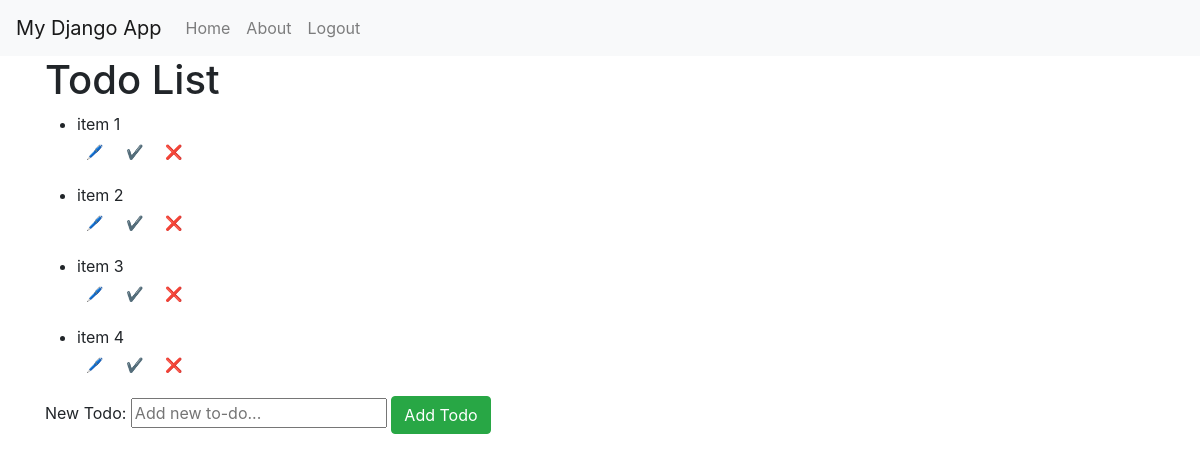
The app's page / (signed in), older data.
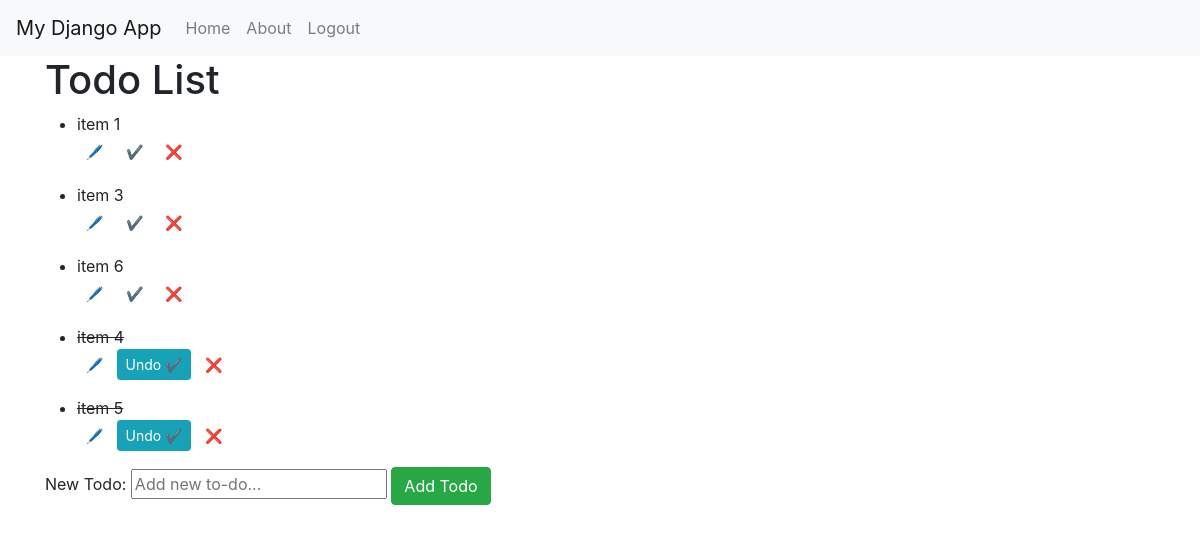
The same page, newer data.
### myapp/models.py (models this page shows, shortened)
class TodoItem(models.Model):
    user = models.ForeignKey(User, on_delete=models.CASCADE, null=True, blank=True)
    title = models.CharField(max_length=200)
    completed = models.BooleanField(default=False)
    create = models.DateTimeField(auto_now_add=True)
    class Meta:
        ordering = ['completed']

### myapp/views.py (the view, shortened to what this page needs)
# urls.py: path("", views.todos, name="Todos"),
@login_required(login_url="login")
def todos(request):
    items = TodoItem.objects.all()
    form = TodoForm()
    return render(request, "todos.html", {"todos": items, 'form': form})

### myapp/forms.py
class TodoForm(forms.ModelForm):
	title= forms.CharField(widget= forms.TextInput(attrs={'placeholder':'Add new to-do...'}))
	class Meta:
		model = TodoItem
		fields = '__all__'

### templates/todos.html (shortened to what this page needs)
<link href="https://cdn.jsdelivr.net/npm/bootstrap@5.3.2/dist/css/bootstrap.min.css" rel="stylesheet">
{% extends "base.html" %}
{% block content %}
<h1>Todo List</h1>
<ul>
    {% for todo in todos %}
    <li>
        {% if todo.completed %} <strike> {{todo.title}} </strike> {% else %} {{todo.title}} {% endif %}
        <form method="post" action="/">
            <a href="{% url 'edit' todo.id %}" class="btn btn-sm">🖊️</a>
            {% if not todo.completed %}
            <button type="submit" class="btn btn-sm" name="complete">✔️</button>
            {% elif todo.completed %}
            <button type="submit" class="btn btn-sm btn-info" name="uncomplete">Undo ✔️</button>
            {% endif %}
            <button type="submit" class="btn btn-sm" name="delete">❌</button>
        </form>
    </li>
    {% endfor %}
</ul>
<form method="POST" action="/">
    <label for="newTodo">New Todo:</label>
    {{form.title}}
    <button class="btn btn-success" type="submit">Add Todo</button>
</form>
{% endblock %}

Row changes from the older to the newer data that the page shows:
removed TodoItem: title "item 2"
added TodoItem: title "item 6"
changed TodoItem "item 4": completed "✔️" → "Undo ✔️"
added TodoItem: title "item 5", completed "Undo ✔️"
